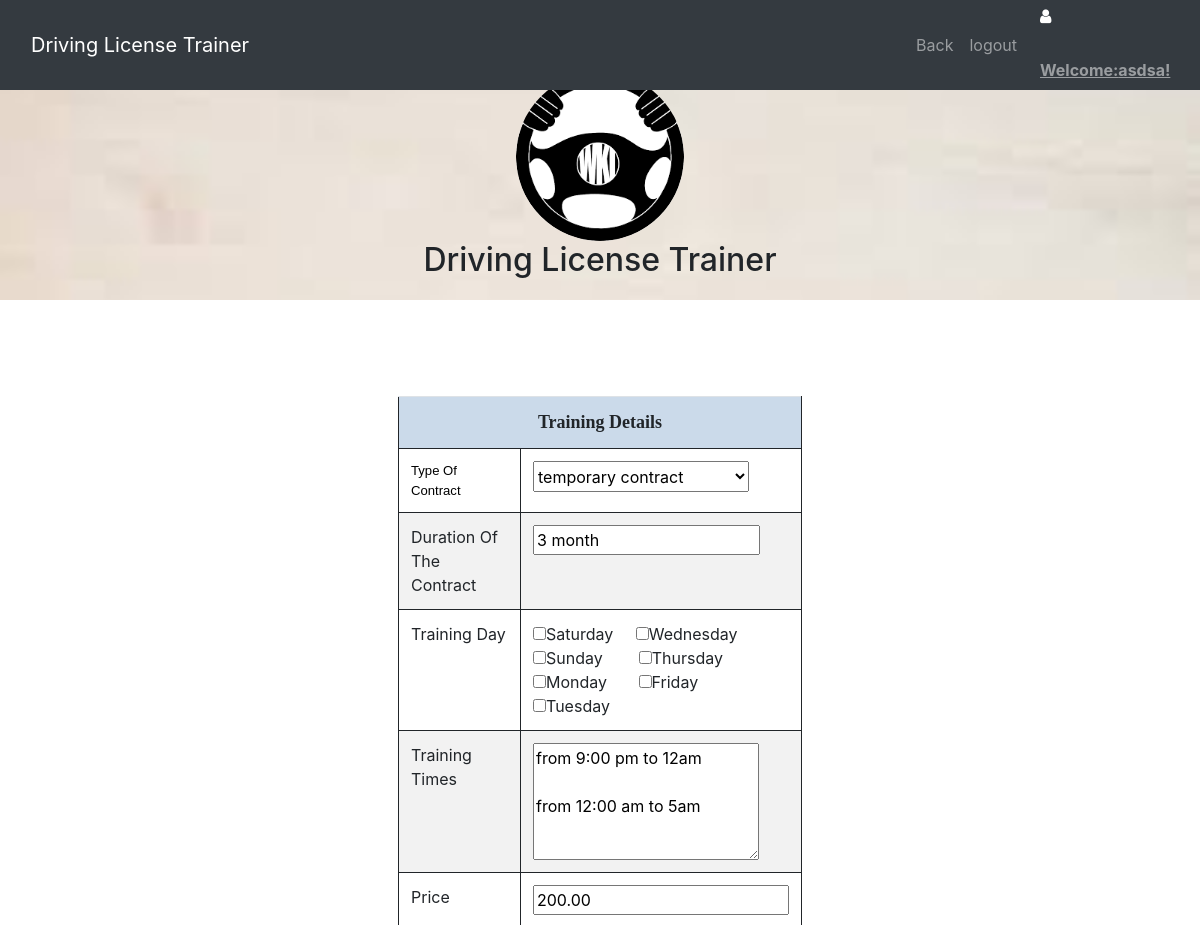
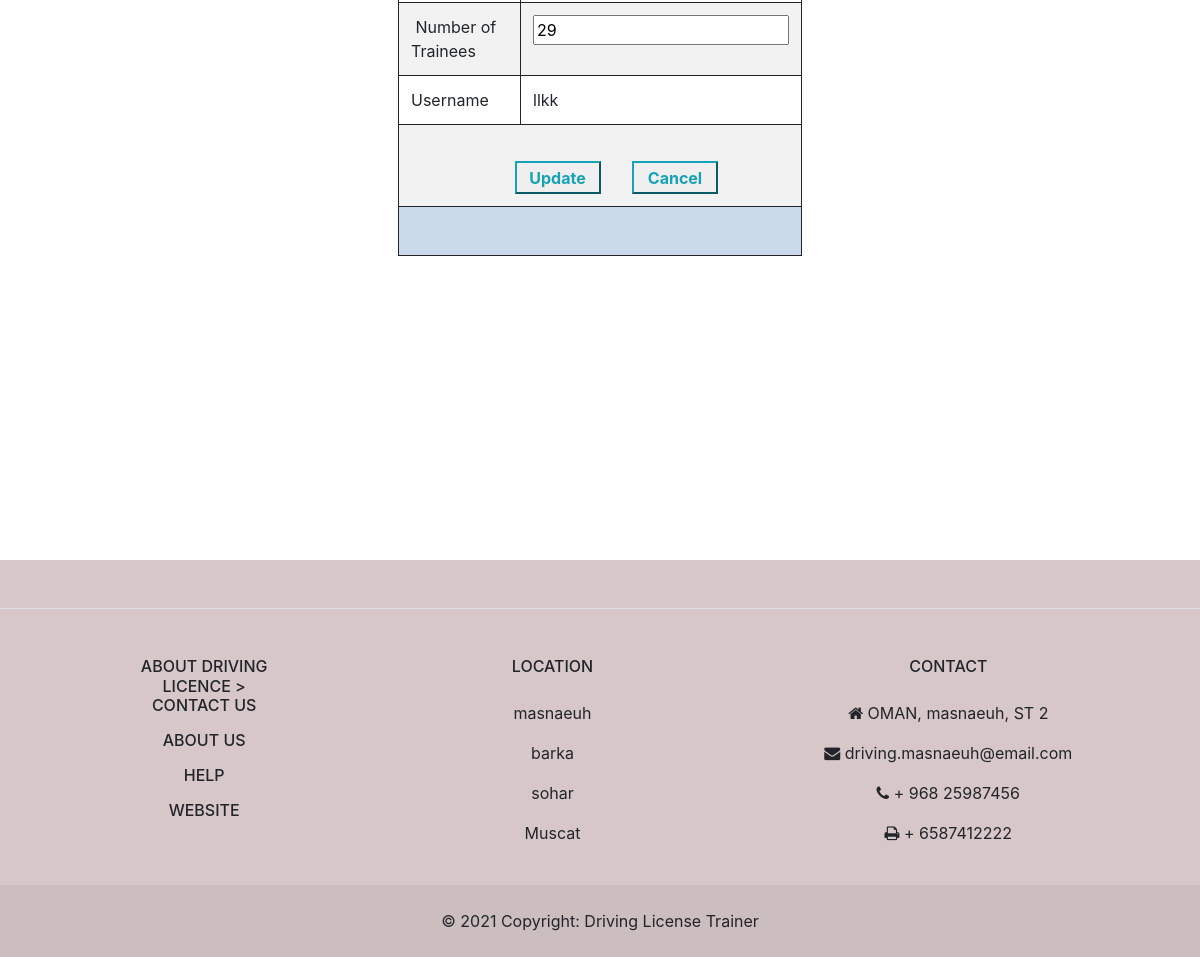
/Updatetrainningdetails.php?deid=14 (signed in), run on the app's committed database (2 pictures, top to bottom).
### tables this page shows
CREATE TABLE IF NOT EXISTS `tbltrainer` (
  `trid` int(10) NOT NULL AUTO_INCREMENT,
  `fname` varchar(15) NOT NULL,
  `lname` varchar(15) NOT NULL,
  `email` varchar(50) NOT NULL,
  `phone` int(8) NOT NULL,
  `address` varchar(30) NOT NULL,
  `brithdate` date NOT NULL,
  `gender` varchar(10) NOT NULL,
  `licensing` blob NOT NULL,
  `IDcard` blob NOT NULL,
  `seq` varchar(100) NOT NULL,
  `answer` varchar(50) NOT NULL,
  `username` varchar(20) NOT NULL,
  `password` varchar(8) NOT NULL,
  `status` varchar(20) NOT NULL,
  `gname` varchar(30) NOT NULL,
  `wname` varchar(30) NOT NULL,
  PRIMARY KEY (`trid`)
);

CREATE TABLE IF NOT EXISTS `tbldetailstrainng` (
  `deid` int(8) NOT NULL AUTO_INCREMENT,
  `Typ_contr` varchar(20) NOT NULL COMMENT 'Type_of_Contract',
  `Dur_contr` varchar(20) NOT NULL COMMENT 'Duration of the contract',
  `tra_days` varchar(200) NOT NULL COMMENT 'training days',
  `tra_time` varchar(200) NOT NULL COMMENT 'training times',
  `price` float(8,2) NOT NULL,
  `num_trainees` int(20) NOT NULL,
  `username` varchar(20) NOT NULL,
  PRIMARY KEY (`deid`)
);

### Updatetrainningdetails.php (the view, shortened to what this page needs)
<!DOCTYPE html PUBLIC "-//W3C//DTD XHTML 1.0 Transitional//EN" "http://www.w3.org/TR/xhtml1/DTD/xhtml1-transitional.dtd">
<html xmlns="http://www.w3.org/1999/xhtml">
<head>
<link rel="stylesheet" type="text/css"  href="BOOTSTRAPFILE/css/bootstrap.css">
    </head>
    <body  style="margin:0; padding:0; border:0;  background-color:white   ">
       <nav class="navbar navbar-expand-lg navbar-dark bg-dark fixed-top">
     <div class="container">
     <a class="navbar-brand" href="#">Driving License Trainer </a>
      <div class="collapse navbar-collapse" id="navbarResponsive">
         <ul class="navbar-nav ml-auto">
                    <li class="nav-item">
            <a class="nav-link" href="View_details_training1.php">Back</a>
          </li>
          <li class="nav-item">
            <a class="nav-link" href="logout.php">logout </a>
          </li>
        </ul>
      </div>
    </div>     <span class="text-black-50">
<div class="icon" style="color: #FFFFFF"><i class="fa  fa-user" style="width:30px; height:50px"></i>             </span>
             <span>
        <span class="text-white-50"><strong><span class="auto-style3">
		   <span class="auto-style4">Welcome:<?php
	$username= $_SESSION['txtid1'];
	include ("connect.php");
	$qryname = "select * from  tbltrainer where username='$username' ";
	$result = mysqli_query($con,$qryname);
	while($rows = mysqli_fetch_assoc($result))
	{ $namee=$rows['fname'];
}
	echo $namee. "!";
	?></span></span></strong>
  </nav>
 <header class="text-center" style="background-image:url('img/bg1.jpg'); background-repeat:no-repeat; background-size:cover; height: 300px;">
    &nbsp;<br /><br /><br />
	 <img class="img-fluid rounded-circle"  src="img/images.png" alt="" height="147" width="168">
	 <h2>Driving License Trainer</h2>
	 </header>
  <?php
$deid=$_GET['deid'];
include("connect.php");
$query = "select * from  tbldetailstrainng where deid='$deid'";
$result= mysqli_query($con,$query);
 while($row = mysqli_fetch_assoc($result)) {
$Typ_contr=$row["Typ_contr"];
$Dur_contre=$row["Dur_contr"];
$tra_timee=$row["tra_time"];
$pricee=$row["price"];
$num_traineese=$row["num_trainees"];
}
?>
	   <br>
    <form id="form2" name="form2" method="post" action="<?php echo"update_training_detailscode.php?deid=$deid" ;?>" onsubmit="return validate(this);">
			<br />
			<br />
			<br />
			<table class="table table-striped" style="width: 404px; height: 392px;" align="center">
				<tr>
					<td class="auto-style5" colspan="2" style="height: 31px">
					<strong>Training Details</strong></td>
				</tr>
				<tr>
					<td class="auto-style8" style="width: 251px">
					<span style="color: rgb(0, 0, 0); font-family: sans-serif; font-size: 13.12px; font-style: normal; font-variant-ligatures: normal; font-variant-caps: normal; font-weight: 400; letter-spacing: normal; orphans: 2; text-align: left; text-indent: 0px; text-transform: none; white-space: normal; widows: 2; word-spacing: 0px; -webkit-text-stroke-width: 0px; background-color: rgb(255, 255, 255); text-decoration-thickness: initial; text-decoration-style: initial; text-decoration-color: initial; display: inline !important; float: none;">
					Type Of Contract</span></td>
					<td class="auto-style8">
					<select id="Typ_contrer" name="Typ_contrer" style="width: 216px; height: 31px">
					<?php
		 $Typ_cont[0] = "temporary contract";
		 $Typ_cont[1] = "daily contract";
		 $i = 0;
		 while($i<=1){
         if($Typ_cont[$i] == $Typ_contr)
		 { echo "<option selected = 'selected'> $Typ_cont[$i] </option>"; }
	     else
		 { echo "<option> $Typ_cont[$i] </option>"; }
	     $i++;
         }
		 ?>
					</select></td>
				</tr>
				<tr>
					<td class="auto-style8" style="width: 251px; height: 30px;">
					Duration Of The Contract</td>
					<td class="auto-style8" style="height: 30px">
					<input name="Dur_contr" type="text" class="auto-style21" style="width: 227px" id="Dur_contr" value="<?php echo "$Dur_contre"; ?>" /></td>
				</tr>
				<tr>
					<td class="auto-style8" style="width: 251px">Training Day</td>
					<td class="auto-style8">
					<input name="tra_days[]" type="checkbox" value="Saturday">Saturday&nbsp;&nbsp;&nbsp;&nbsp;
					<input name="tra_days[]" type="checkbox" value="Wednesday">Wednesday&nbsp;&nbsp;
					<br><input name="tra_days[]" type="checkbox" value="Sunday">Sunday&nbsp;&nbsp;&nbsp;&nbsp;&nbsp;&nbsp;&nbsp;
					<input name="tra_days[]" type="checkbox" value="Thursday">Thursday<br>
					<input name="tra_days[]" type="checkbox" value="Monday">Monday&nbsp;&nbsp;&nbsp;&nbsp;&nbsp;&nbsp;
					<input name="tra_days[]" type="checkbox" value="Friday">Friday<br>
					<input name="tra_days[]" type="checkbox" value="Tuesday">Tuesday</td>
				</tr>
				<tr>
					<td class="auto-style8" style="width: 251px">Training Times</td>
					<td class="auto-style8">
					<textarea cols="20" name="tra_time" style="height: 117px"><?php echo "$tra_timee"; ?></textarea></td>
				</tr>
				<tr>
					<td class="auto-style8" style="width: 251px">Price </td>
					<td class="auto-style8">
					<input id="price" name="price" type="text" value="<?php echo "$pricee"; ?>"></td>
				</tr>
				<tr>
					<td class="auto-style8" style="width: 251px">&nbsp;Number of
					Trainees</td>
					<td class="auto-style8">
					<input id="num_trainees" name="num_trainees" type="text" value="<?php echo "$num_traineese"; ?>"></td>
				</tr>
				<tr>
					<td class="auto-style8" style="width: 251px; height: 30px;">
					Username</td>
					<td class="auto-style8" style="height: 30px">
					<?php echo "$username"; ?></td>
				</tr>
				<tr>
					<td class="auto-style7" colspan="2">
					<span class="auto-style32">
					<br />
<input name="submit" style="width: 86px; font-weight: bold; height: 33px;" type="submit" value="Update" class="input btn-outline-info" />
				<input name="Cancel" style="width: 86px; font-weight: bold; height: 33px;" type="reset" value="Cancel"  class="input btn-outline-info"/></span></td>
				</tr>
				<tr>
					<td class="auto-style6" colspan="2">
					&nbsp;</td>
				</tr>
				</table>
			<br />
			<br />
		</form>
<br /><br />
	   <br />
	   <br />
       <br />
<br /><br />
  <br />
    <br />
  <br />
<link href="https://cdnjs.cloudflare.com/ajax/libs/font-awesome/4.7.0/css/font-awesome.min.css" rel="stylesheet">
<footer class="auto-style2">
  <section
    class="d-flex justify-content-center justify-content-lg-between p-4 border-bottom bg-dinager"
       >
  </section>
  <section class="">
    <div class="container text-center text-md-start mt-5">
      <div class="row mt-3">
               <div class="col-md-2 col-lg-2 col-xl-2 mx-auto mb-4">
          <h6 class="text-uppercase fw-bold mb-4">
            About Driving Licence
          >
          <p>
            <a href="#!" class="text-reset">Contact US </a>
          </p>
          <p>
            <a href="#!" class="text-reset">About us</a>
          </p>
          <p>
            <a href="#!" class="text-reset">Help</a>
          </p>
          <p>
            <a href="#!" class="text-reset">website</a>
          </p>
        </div>
        <div class="col-md-3 col-lg-2 col-xl-2 mx-auto mb-4">
          <h6 class="text-uppercase fw-bold mb-4">
            Location
          </h6>
          <p>
            <a href="#!" class="text-reset">masnaeuh</a>
          </p>
          <p>
            <a href="#!" class="text-reset">barka</a>
          </p>
          <p>
            <a href="#!" class="text-reset">sohar</a>
          </p>
          <p>
            <a href="#!" class="text-reset">Muscat</a>
          </p>
        </div>
        <div class="col-md-4 col-lg-3 col-xl-3 mx-auto mb-md-0 mb-4">
          <h6 class="text-uppercase fw-bold mb-4">
            Contact
          </h6>
          <p><i class="fa fa-home me-3"></i> OMAN, masnaeuh, ST 2</p>
          <p>
            <i class="fa fa-envelope me-3"></i>
            driving.masnaeuh@email.com
          </p>
          <p><i class="fa fa-phone me-3"></i> + 968 25987456</p>
          <p><i class="fa fa-print me-3"></i> + 6587412222</p>
        </div>
      </div>
    </div>
  </section>
  <div class="text-center p-4" style="background-color: rgba(0, 0, 0, 0.05);">
    © 2021 Copyright:
    <a class="text-reset fw-bold" href="https://mdbootstrap.com/">Driving License Trainer</a>
  </div>
</footer>
</body>
</html>

### Updatetrainningdetails.php (style rules this page uses)
.auto-style2 { background-color: #D7C7C9; }
.auto-style3 { text-decoration: underline; }
.auto-style4 { font-size: medium; }
.auto-style5 { font-size: large; font-family: "Felix Titling"; text-align: center; border-style: solid; border-width: 1px; background-color: #CBDAEA; }
.auto-style6 { border-style: solid; border-width: 1px; background-color: #CBDAEA; }
.auto-style7 { border-style: solid; border-width: 1px; text-align: left; }
.auto-style8 { border-style: solid; border-width: 1px; }

### data on the page
tbltrainer: fname "asdsa"
tbldetailstrainng: Typ_contrer "temporary contract", Dur_contr "3 month", tra_time "from 9:00 pm to 12am from 12:00 am to 5am", price "200.00", num_trainees "29"

### other printed values
$username "llkk"
